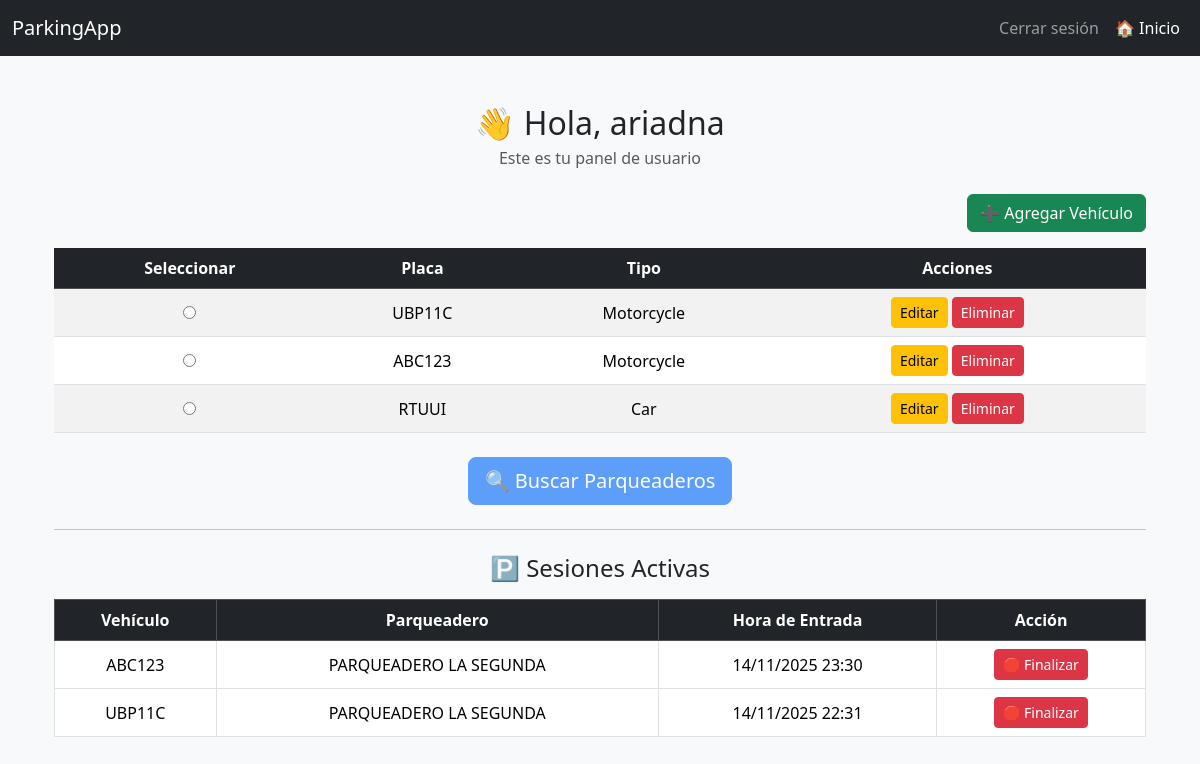
/dashboard/user/ (signed in), run on an earlier commit of the app's database.
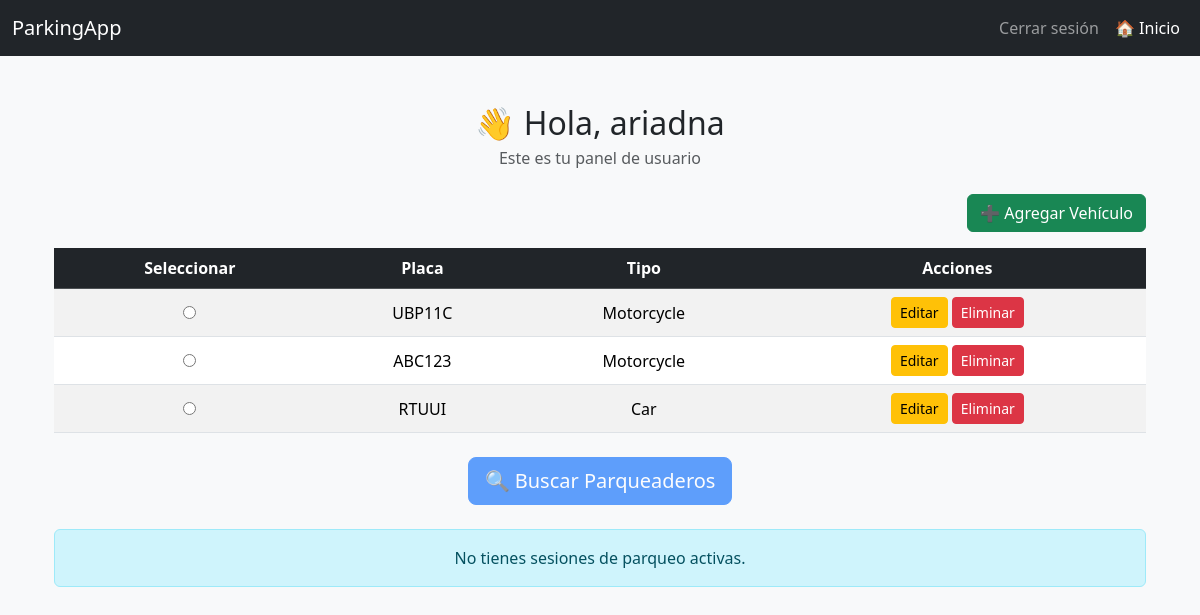
And on a later commit of the database.
### apparcar/models.py (models this page shows, shortened)
class Car(models.Model):
    VEHICLE_TYPE = [
        ('car', 'Car'),
        ('moto', 'Motorcycle'),
    ]
    user = models.ForeignKey(CustomUser, on_delete=models.CASCADE, related_name="cars")
    license_plate = models.CharField(max_length=10, unique=True)
    vehicle_type = models.CharField(max_length=10, choices=VEHICLE_TYPE, default='car')
    brand = models.CharField(max_length=50)
    model = models.CharField(max_length=50)
    color = models.CharField(max_length=30)

class ParkingSession(models.Model):
    car = models.ForeignKey(Car, on_delete=models.CASCADE, related_name="sessions")
    parking = models.ForeignKey(Parking, on_delete=models.CASCADE, related_name="sessions")
    entry_time = models.DateTimeField(auto_now_add=True)
    exit_time = models.DateTimeField(null=True, blank=True)
    paid = models.BooleanField(default=False)
    total_amount = models.DecimalField(max_digits=8, decimal_places=2, null=True, blank=True)
    class Meta:
        ordering = ["-entry_time"]

class Parking(models.Model):
    owner = models.ForeignKey(Owner, on_delete=models.CASCADE, related_name="parkings")
    name = models.CharField("Nombre del estacionamiento", max_length=100)
    latitude = models.DecimalField(max_digits=9, decimal_places=6)
    longitude = models.DecimalField(max_digits=9, decimal_places=6)
    car_spaces = models.PositiveIntegerField(default=0)
    moto_spaces = models.PositiveIntegerField(default=0)
    opening_time = models.TimeField()
    closing_time = models.TimeField()
    car_rate = models.DecimalField(max_digits=6, decimal_places=2)
    moto_rate = models.DecimalField(max_digits=6, decimal_places=2)
    nearby_place = models.CharField(max_length=100)
    embedding = models.JSONField(null=True, blank=True, help_text="Embedding semántico (lista de floats)")

### apparcar/views.py (the view)
# urls.py: path('dashboard/user/', views.user_dashboard, name='user_dashboard'),
@login_required
def user_dashboard(request):
    if request.user.role != "user":
        messages.error(request, "No tienes permiso para acceder a esta página.")
        return redirect("login")
    vehicles = Car.objects.filter(user=request.user)
    active_sessions = ParkingSession.objects.filter(car__user=request.user, exit_time__isnull=True).select_related("car", "parking")
    return render(request, "user/dashboard.html", {
        "vehicles": vehicles,
        "active_sessions": active_sessions,
    })

### apparcar/templates/user/dashboard.html (shortened to what this page needs)
{% extends 'base.html' %}
{% load static %}
{% block content %}
<div class="container mt-5">
  <h2 class="text-center mb-1">👋 Hola, {{ user.username }}</h2>
  <p class="text-center text-muted mb-4">Este es tu panel de usuario</p>
  <div class="text-end mb-3">
    <button id="toggle-form-btn" class="btn btn-success">➕ Agregar Vehículo</button>
  </div>
  <table class="table table-striped align-middle text-center">
    <thead class="table-dark">
      <tr>
        <th>Seleccionar</th>
        <th>Placa</th>
        <th>Tipo</th>
        <th>Acciones</th>
      </tr>
    </thead>
    <tbody>
      {% for v in vehicles %}
      <tr>
        <td><input type="radio" name="selected_vehicle" value="{{ v.id }}"></td>
        <td>{{ v.license_plate }}</td>
        <td>{{ v.get_vehicle_type_display }}</td>
        <td>
          <a href="{% url 'edit_vehicle' v.id %}" class="btn btn-warning btn-sm">Editar</a>
          <a href="{% url 'delete_vehicle' v.id %}" class="btn btn-danger btn-sm">Eliminar</a>
        </td>
      </tr>
      {% empty %}
      <tr><td colspan="7">No tienes vehículos registrados.</td></tr>
      {% endfor %}
    </tbody>
  </table>
  <div class="text-center mt-4">
    <a id="search-btn" href="#" class="btn btn-primary btn-lg disabled" aria-disabled="true">
      🔍 Buscar Parqueaderos
    </a>
  </div>
  {% if active_sessions %}
  <hr class="my-4">
  <h4 class="text-center mb-3">🅿️ Sesiones Activas</h4>
  <div class="table-responsive">
    <table class="table table-bordered align-middle text-center">
      <thead class="table-dark">
        <tr>
          <th>Vehículo</th>
          <th>Parqueadero</th>
          <th>Hora de Entrada</th>
          <th>Acción</th>
        </tr>
      </thead>
      <tbody>
        {% for session in active_sessions %}
        <tr>
          <td>{{ session.car.license_plate }}</td>
          <td>{{ session.parking.name }}</td>
          <td>{{ session.entry_time|date:"d/m/Y H:i" }}</td>
          <td>
            <button type="button" class="btn btn-danger btn-sm"
                    data-bs-toggle="modal"
                    data-bs-target="#closeSessionModal{{ session.id }}">
              🛑 Finalizar
            </button>
          </td>
        </tr>
        {% endfor %}
      </tbody>
    </table>
  </div>
  {% else %}
  <div class="alert alert-info text-center mt-4">
    No tienes sesiones de parqueo activas.
  </div>
  {% endif %}
</div>
{% endblock %}

What changed in the data, as far as the page shows it:
no longer on this page (row edited): ParkingSession: car.license_plate "ABC123", parking.name "PARQUEADERO LA SEGUNDA", entry_time "14/11/2025 23:30"
no longer on this page (row edited): ParkingSession: car.license_plate "UBP11C", parking.name "PARQUEADERO LA SEGUNDA", entry_time "14/11/2025 22:31"
Also different on the page:
text no longer shown: "🅿️ Sesiones Activas Vehículo Parqueadero Hora de Entrada Acción"
text now shown: "No tienes sesiones de parqueo activas."
